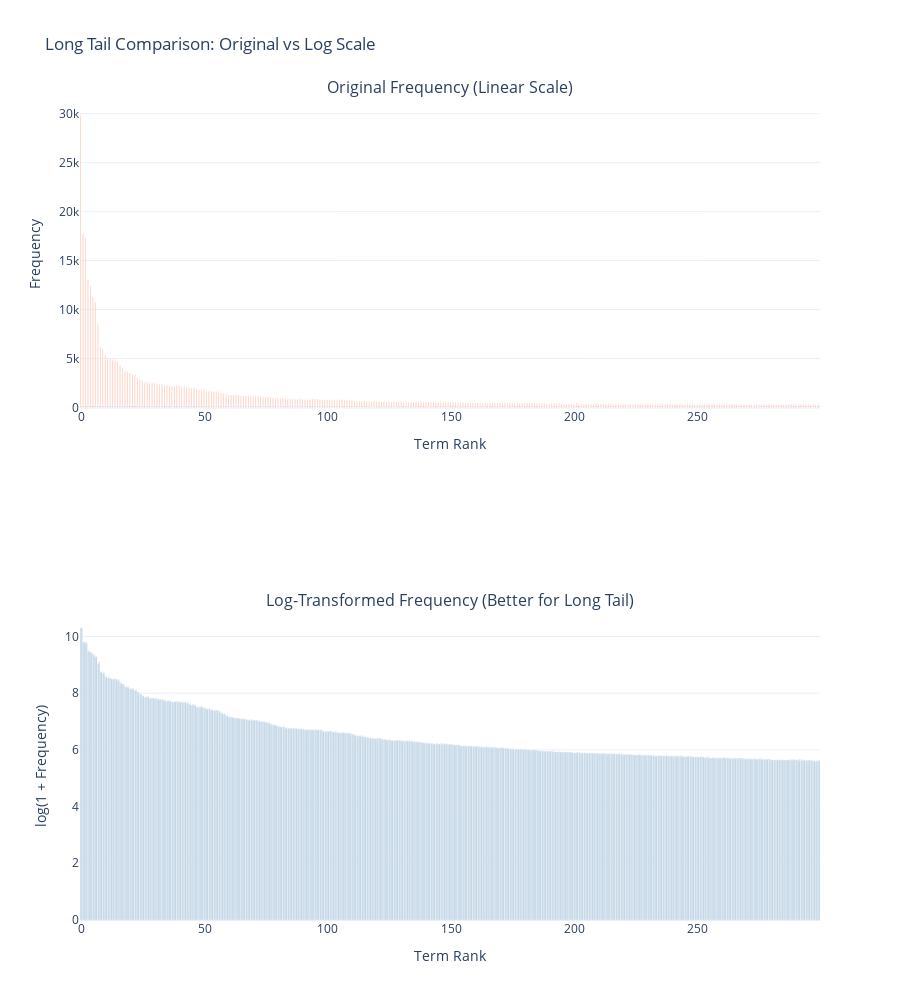

Write notebook code for a chart like this one.
### Markdown cell above
### >>> **Exercise 15 (take home):** 
You can copy the code from the previous exercise and change the 'term_frequencies' variable for the 'term_frequencies_log', comment about the differences that you observe and talk about other possible insights that we can get from a log distribution.

### Code cell
# Answer here
plt.subplots(figsize=(100, 10))
g = sns.barplot(x=count_vect.get_feature_names_out()[:300], 
            y=term_frequencies_log[:300])
g.set_xticklabels(count_vect.get_feature_names_out()[:300], rotation = 90)
term_frequencies_log = np.log1p(term_frequencies)

from plotly.subplots import make_subplots
sorted_indices = np.argsort(term_frequencies)[::-1]
sorted_terms = feature_names[sorted_indices]
sorted_freqs_original = term_frequencies[sorted_indices]
sorted_freqs_log = term_frequencies_log[sorted_indices]

fig.add_trace(
    plotly.Bar(
        x=list(range(300)),
        y=sorted_freqs_log[:300],
        text=sorted_terms[:300],
        marker_color='steelblue',
        name='Log',
        hovertemplate='<b>Rank %{x}</b><br>%{text}<br>log(Frequency): %{y:.2f}<extra></extra>'
    ),
    row=1, col=1
)

fig.show()

##1. More Balanced Visual Distribution:
# Original scale: Few extremely tall bars dominate, making most terms invisible
# Log scale: Bar heights distributed evenly, enabling meaningful comparison of all terms
##2. Low-Frequency Terms Become Visible
# Original scale: Terms with 10-100 occurrences are compressed near zero and invisible
# Log scale: All terms have visible, comparable bar heights regardless of frequency range
##3.Reveals Mid-Range Terms :Log transformation highlights medium-frequency terms (50-1,000 occurrences)
#4.Reveals Zipf's Law: The smoother, more uniform pattern in log scale confirms that term frequencies follow a power-law distribution, which is characteristic of natural language
#5.Easier Threshold Setting: Log scale makes it straightforward to identify cutoff points for feature selection (e.g., remove terms with log freq < 2 or > 10)

### Figure 1 — Plotly figure (JSON) as saved in the notebook; plotly's stock layout.template omitted (floating-point values rounded to 4 significant figures; data arrays with more than 128 entries replaced by an {"elided": "..."} marker saying what was removed)
{"data": [{"hovertemplate": "<b>Rank %{x}</b><br>%{text}<br>Frequency: %{y:,}<extra></extra>", "marker": {"color": "coral"}, "name": "Original", "text": {"elided": "300 str values"}, "type": "bar", "x": {"elided": "300 int values"}, "xaxis": "x", "y": {"elided": "300 int values"}, "yaxis": "y"}, {"hovertemplate": "<b>Rank %{x}</b><br>%{text}<br>log(Frequency): %{y:.2f}<extra></extra>", "marker": {"color": "steelblue"}, "name": "Log", "text": {"elided": "300 str values"}, "type": "bar", "x": {"elided": "300 int values"}, "xaxis": "x2", "y": {"elided": "300 float values"}, "yaxis": "y2"}, {"hovertemplate": "<b>Rank %{x}</b><br>%{text}<br>log(Frequency): %{y:.2f}<extra></extra>", "marker": {"color": "steelblue"}, "name": "Log", "text": {"elided": "300 str values"}, "type": "bar", "x": {"elided": "300 int values"}, "xaxis": "x2", "y": {"elided": "300 float values"}, "yaxis": "y2"}, {"hovertemplate": "<b>Rank %{x}</b><br>%{text}<br>log(Frequency): %{y:.2f}<extra></extra>", "marker": {"color": "steelblue"}, "name": "Log", "text": {"elided": "300 str values"}, "type": "bar", "x": {"elided": "300 int values"}, "xaxis": "x2", "y": {"elided": "300 float values"}, "yaxis": "y2"}, {"hovertemplate": "<b>Rank %{x}</b><br>%{text}<br>log(Frequency): %{y:.2f}<extra></extra>", "marker": {"color": "steelblue"}, "name": "Log", "text": {"elided": "300 str values"}, "type": "bar", "x": {"elided": "300 int values"}, "xaxis": "x", "y": {"elided": "300 float values"}, "yaxis": "y"}, {"hovertemplate": "<b>Rank %{x}</b><br>%{text}<br>log(Frequency): %{y:.2f}<extra></extra>", "marker": {"color": "steelblue"}, "name": "Log", "text": {"elided": "300 str values"}, "type": "bar", "x": {"elided": "300 int values"}, "xaxis": "x", "y": {"elided": "300 float values"}, "yaxis": "y"}], "layout": {"annotations": [{"font": {"size": 16}, "showarrow": false, "text": "Original Frequency (Linear Scale)", "x": 0.5, "xanchor": "center", "xref": "paper", "y": 1, "yanchor": "bottom", "yref": "paper"}, {"font": {"size": 16}, "showarrow": false, "text": "Log-Transformed Frequency (Better for Long Tail)", "x": 0.5, "xanchor": "center", "xref": "paper", "y": 0.375, "yanchor": "bottom", "yref": "paper"}], "height": 1000, "showlegend": false, "title": {"text": "Long Tail Comparison: Original vs Log Scale"}, "xaxis": {"anchor": "y", "domain": [0, 1], "title": {"text": "Term Rank"}}, "xaxis2": {"anchor": "y2", "domain": [0, 1], "title": {"text": "Term Rank"}}, "yaxis": {"anchor": "x", "domain": [0.625, 1], "title": {"text": "Frequency"}}, "yaxis2": {"anchor": "x2", "domain": [0, 0.375], "title": {"text": "log(1 + Frequency)"}}}}
